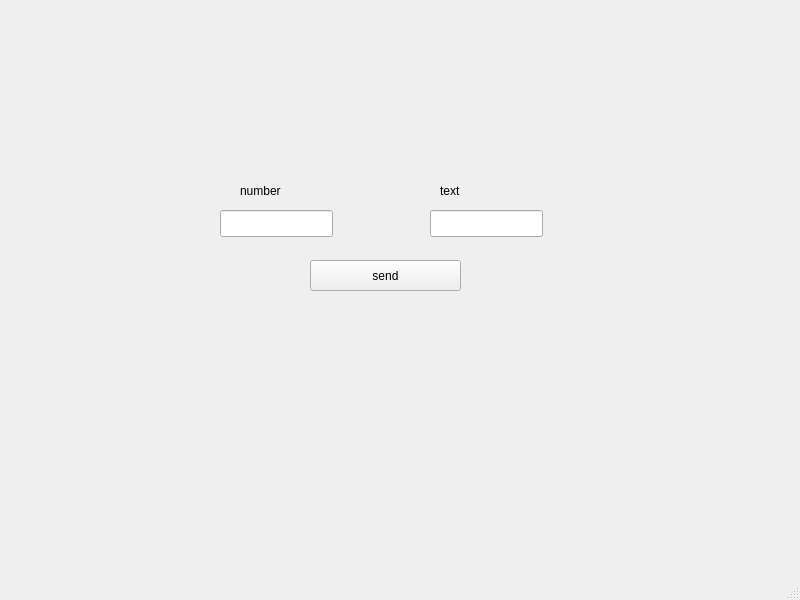
<?xml version="1.0" encoding="UTF-8"?>
<ui version="4.0">
 <class>MainWindow</class>
 <widget class="QMainWindow" name="MainWindow">
  <property name="geometry">
   <rect>
    <x>0</x>
    <y>0</y>
    <width>800</width>
    <height>600</height>
   </rect>
  </property>
  <property name="windowTitle">
   <string>MainWindow</string>
  </property>
  <widget class="QWidget" name="centralwidget">
   <widget class="QLineEdit" name="num">
    <property name="geometry">
     <rect>
      <x>220</x>
      <y>210</y>
      <width>113</width>
      <height>27</height>
     </rect>
    </property>
   </widget>
   <widget class="QLabel" name="label">
    <property name="geometry">
     <rect>
      <x>240</x>
      <y>180</y>
      <width>63</width>
      <height>22</height>
     </rect>
    </property>
    <property name="text">
     <string>number</string>
    </property>
   </widget>
   <widget class="QLineEdit" name="text">
    <property name="geometry">
     <rect>
      <x>430</x>
      <y>210</y>
      <width>113</width>
      <height>27</height>
     </rect>
    </property>
   </widget>
   <widget class="QLabel" name="label_2">
    <property name="geometry">
     <rect>
      <x>440</x>
      <y>180</y>
      <width>63</width>
      <height>22</height>
     </rect>
    </property>
    <property name="text">
     <string>text</string>
    </property>
   </widget>
   <widget class="QPushButton" name="pushButton">
    <property name="geometry">
     <rect>
      <x>310</x>
      <y>260</y>
      <width>151</width>
      <height>31</height>
     </rect>
    </property>
    <property name="text">
     <string>send</string>
    </property>
   </widget>
  </widget>
  <widget class="QMenuBar" name="menubar">
   <property name="geometry">
    <rect>
     <x>0</x>
     <y>0</y>
     <width>800</width>
     <height>28</height>
    </rect>
   </property>
  </widget>
  <widget class="QStatusBar" name="statusbar"/>
 </widget>
 <resources/>
 <connections/>
</ui>
